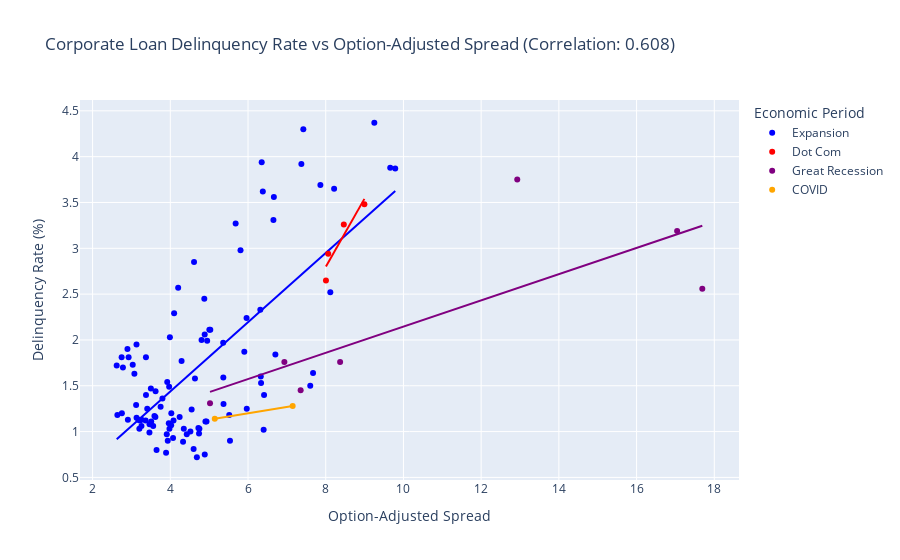

Notebook code cell kept with this figure:
### Code cell
# Fourth Cell - Data Analysis (Two Variables)

# Create new dataframe with only necessary data
df_viz = df.reset_index().copy()
df_viz = df_viz[df_viz['date'] >= '1996-12-31']
df_viz = df_viz[['quarter', 'period', 'quarterly_spread', 'delinquency_rate_loans']]
df_viz = df_viz.drop_duplicates()
display(df_viz)
spread_loan_correlation = df_viz[['quarterly_spread', 'delinquency_rate_loans']].corr()
print("Correlation between Option-Adjusted Spread and delinquency rates:")
print(spread_loan_correlation)
fig = px.scatter(df_viz,
                x='quarterly_spread',
                y='delinquency_rate_loans',
                color='period',
                title=f'Corporate Loan Delinquency Rate vs Option-Adjusted Spread (Correlation: {spread_loan_correlation.iloc[0,1]:.3f})',
                labels={'quarterly_spread': 'Option-Adjusted Spread',
                       'delinquency_rate_loans': 'Delinquency Rate (%)',
                       'period': 'Economic Period'},
                trendline="ols",
                color_discrete_map={
                    'Expansion': 'blue',
                    'Dot Com': 'red',
                    'Great Recession': 'purple',
                    'COVID': 'orange'
                })

fig.show()

### Figure 1 — Plotly figure (JSON) as saved in the notebook; plotly's stock layout.template omitted (floating-point values rounded to 4 significant figures)
{"data": [{"hovertemplate": "Economic Period=Expansion<br>Option-Adjusted Spread=%{x}<br>Delinquency Rate (%)=%{y}<extra></extra>", "legendgroup": "Expansion", "marker": {"color": "blue", "symbol": "circle"}, "mode": "markers", "name": "Expansion", "orientation": "v", "showlegend": true, "type": "scatter", "x": [3.13, 2.897, 2.747, 2.62, 2.781, 2.927, 3.033, 4.29, 5.905, 5.361, 4.805, 4.885, 4.949, 5.029, 5.963, 6.316, 8.118, 7.863, 7.373, 9.66, 9.789, 8.216, 6.665, 5.682, 4.611, 4.202, 4.098, 3.989, 3.373, 3.076, 3.971, 3.5, 3.621, 3.374, 3.12, 3.407, 3.132, 2.753, 2.637, 4.026, 9.251, 7.423, 6.352, 6.381, 6.654, 5.807, 4.875, 5.005, 6.704, 7.674, 6.336, 6.413, 5.968, 5.517, 4.904, 4.723, 4.739, 4.328, 3.934, 3.646, 3.891, 4.683, 4.887, 4.6, 5.536, 6.402, 7.602, 6.328, 5.364, 4.635, 3.921, 3.798, 3.75, 3.592, 3.509, 3.465, 3.463, 4.071, 4.24, 4.022, 4.082, 3.961, 5.37, 4.549, 3.616, 3.257, 3.203, 3.214, 3.559, 4.347, 4.931, 4.749, 4.424, 4.517, 3.909, 3.978, 3.365, 3.18, 3.26, 2.908], "xaxis": "x", "y": [1.95, 1.9, 1.81, 1.72, 1.7, 1.81, 1.73, 1.77, 1.87, 1.97, 2, 2.06, 1.99, 2.11, 2.24, 2.33, 2.52, 3.69, 3.92, 3.88, 3.87, 3.65, 3.56, 3.27, 2.85, 2.57, 2.29, 2.03, 1.81, 1.63, 1.49, 1.47, 1.44, 1.4, 1.29, 1.25, 1.15, 1.2, 1.18, 1.2, 4.37, 4.3, 3.94, 3.62, 3.31, 2.98, 2.45, 2.11, 1.84, 1.64, 1.53, 1.4, 1.25, 1.18, 1.11, 1.04, 0.98, 0.89, 0.9, 0.8, 0.77, 0.72, 0.75, 0.81, 0.9, 1.02, 1.5, 1.6, 1.59, 1.58, 1.54, 1.36, 1.27, 1.17, 1.11, 1.08, 0.99, 0.93, 1.16, 1.07, 1.12, 1.09, 1.3, 1.24, 1.16, 1.06, 1.03, 1.12, 1.06, 1.03, 1.11, 1.03, 0.97, 1, 0.97, 1.03, 1.12, 1.13, 1.13, 1.13], "yaxis": "y"}, {"hovertemplate": "<b>OLS trendline</b><br>delinquency_rate_loans = 0.377851 * quarterly_spread + -0.073933<br>R<sup>2</sup>=0.455499<br><br>Economic Period=Expansion<br>Option-Adjusted Spread=%{x}<br>Delinquency Rate (%)=%{y} <b>(trend)</b><extra></extra>", "legendgroup": "Expansion", "marker": {"color": "blue", "symbol": "circle"}, "mode": "lines", "name": "Expansion", "showlegend": false, "type": "scatter", "x": [2.62, 2.637, 2.747, 2.753, 2.781, 2.897, 2.908, 2.927, 3.033, 3.076, 3.12, 3.13, 3.132, 3.18, 3.203, 3.214, 3.257, 3.26, 3.365, 3.373, 3.374, 3.407, 3.463, 3.465, 3.5, 3.509, 3.559, 3.592, 3.616, 3.621, 3.646, 3.75, 3.798, 3.891, 3.909, 3.921, 3.934, 3.961, 3.971, 3.978, 3.989, 4.022, 4.026, 4.071, 4.082, 4.098, 4.202, 4.24, 4.29, 4.328, 4.347, 4.424, 4.517, 4.549, 4.6, 4.611, 4.635, 4.683, 4.723, 4.739, 4.749, 4.805, 4.875, 4.885, 4.887, 4.904, 4.931, 4.949, 5.005, 5.029, 5.361, 5.364, 5.37, 5.517, 5.536, 5.682, 5.807, 5.905, 5.963, 5.968, 6.316, 6.328, 6.336, 6.352, 6.381, 6.402, 6.413, 6.654, 6.665, 6.704, 7.373, 7.423, 7.602, 7.674, 7.863, 8.118, 8.216, 9.251, 9.66, 9.789], "xaxis": "x", "y": [0.9162, 0.9226, 0.9641, 0.9664, 0.9767, 1.021, 1.025, 1.032, 1.072, 1.088, 1.105, 1.109, 1.109, 1.128, 1.136, 1.141, 1.157, 1.158, 1.198, 1.201, 1.201, 1.213, 1.235, 1.235, 1.249, 1.252, 1.271, 1.283, 1.292, 1.294, 1.304, 1.343, 1.361, 1.396, 1.403, 1.408, 1.413, 1.423, 1.426, 1.429, 1.433, 1.446, 1.447, 1.464, 1.469, 1.474, 1.514, 1.528, 1.547, 1.561, 1.569, 1.598, 1.633, 1.645, 1.664, 1.668, 1.677, 1.696, 1.711, 1.717, 1.72, 1.742, 1.768, 1.772, 1.772, 1.779, 1.789, 1.796, 1.817, 1.826, 1.952, 1.953, 1.955, 2.011, 2.018, 2.073, 2.12, 2.157, 2.179, 2.181, 2.313, 2.317, 2.32, 2.326, 2.337, 2.345, 2.349, 2.44, 2.444, 2.459, 2.712, 2.731, 2.798, 2.826, 2.897, 2.993, 3.031, 3.422, 3.576, 3.625], "yaxis": "y"}, {"hovertemplate": "Economic Period=Dot Com<br>Option-Adjusted Spread=%{x}<br>Delinquency Rate (%)=%{y}<extra></extra>", "legendgroup": "Dot Com", "marker": {"color": "red", "symbol": "circle"}, "mode": "markers", "name": "Dot Com", "orientation": "v", "showlegend": true, "type": "scatter", "x": [8.006, 8.064, 8.465, 8.995], "xaxis": "x", "y": [2.65, 2.94, 3.26, 3.48], "yaxis": "y"}, {"hovertemplate": "<b>OLS trendline</b><br>delinquency_rate_loans = 0.745824 * quarterly_spread + -3.1694<br>R<sup>2</sup>=0.876534<br><br>Economic Period=Dot Com<br>Option-Adjusted Spread=%{x}<br>Delinquency Rate (%)=%{y} <b>(trend)</b><extra></extra>", "legendgroup": "Dot Com", "marker": {"color": "red", "symbol": "circle"}, "mode": "lines", "name": "Dot Com", "showlegend": false, "type": "scatter", "x": [8.006, 8.064, 8.465, 8.995], "xaxis": "x", "y": [2.802, 2.845, 3.144, 3.539], "yaxis": "y"}, {"hovertemplate": "Economic Period=Great Recession<br>Option-Adjusted Spread=%{x}<br>Delinquency Rate (%)=%{y}<extra></extra>", "legendgroup": "Great Recession", "marker": {"color": "purple", "symbol": "circle"}, "mode": "markers", "name": "Great Recession", "orientation": "v", "showlegend": true, "type": "scatter", "x": [5.022, 7.355, 6.936, 8.37, 17.69, 17.04, 12.93], "xaxis": "x", "y": [1.31, 1.45, 1.76, 1.76, 2.56, 3.19, 3.75], "yaxis": "y"}, {"hovertemplate": "<b>OLS trendline</b><br>delinquency_rate_loans = 0.143051 * quarterly_spread + 0.71452<br>R<sup>2</sup>=0.614252<br><br>Economic Period=Great Recession<br>Option-Adjusted Spread=%{x}<br>Delinquency Rate (%)=%{y} <b>(trend)</b><extra></extra>", "legendgroup": "Great Recession", "marker": {"color": "purple", "symbol": "circle"}, "mode": "lines", "name": "Great Recession", "showlegend": false, "type": "scatter", "x": [5.022, 6.936, 7.355, 8.37, 12.93, 17.04, 17.69], "xaxis": "x", "y": [1.433, 1.707, 1.767, 1.912, 2.564, 3.153, 3.245], "yaxis": "y"}, {"hovertemplate": "Economic Period=COVID<br>Option-Adjusted Spread=%{x}<br>Delinquency Rate (%)=%{y}<extra></extra>", "legendgroup": "COVID", "marker": {"color": "orange", "symbol": "circle"}, "mode": "markers", "name": "COVID", "orientation": "v", "showlegend": true, "type": "scatter", "x": [5.144, 7.149], "xaxis": "x", "y": [1.14, 1.28], "yaxis": "y"}, {"hovertemplate": "<b>OLS trendline</b><br>delinquency_rate_loans = 0.0698388 * quarterly_spread + 0.780728<br>R<sup>2</sup>=1.000000<br><br>Economic Period=COVID<br>Option-Adjusted Spread=%{x}<br>Delinquency Rate (%)=%{y} <b>(trend)</b><extra></extra>", "legendgroup": "COVID", "marker": {"color": "orange", "symbol": "circle"}, "mode": "lines", "name": "COVID", "showlegend": false, "type": "scatter", "x": [5.144, 7.149], "xaxis": "x", "y": [1.14, 1.28], "yaxis": "y"}], "layout": {"legend": {"title": {"text": "Economic Period"}, "tracegroupgap": 0}, "title": {"text": "Corporate Loan Delinquency Rate vs Option-Adjusted Spread (Correlation: 0.608)"}, "xaxis": {"anchor": "y", "domain": [0, 1], "title": {"text": "Option-Adjusted Spread"}}, "yaxis": {"anchor": "x", "domain": [0, 1], "title": {"text": "Delinquency Rate (%)"}}}}
